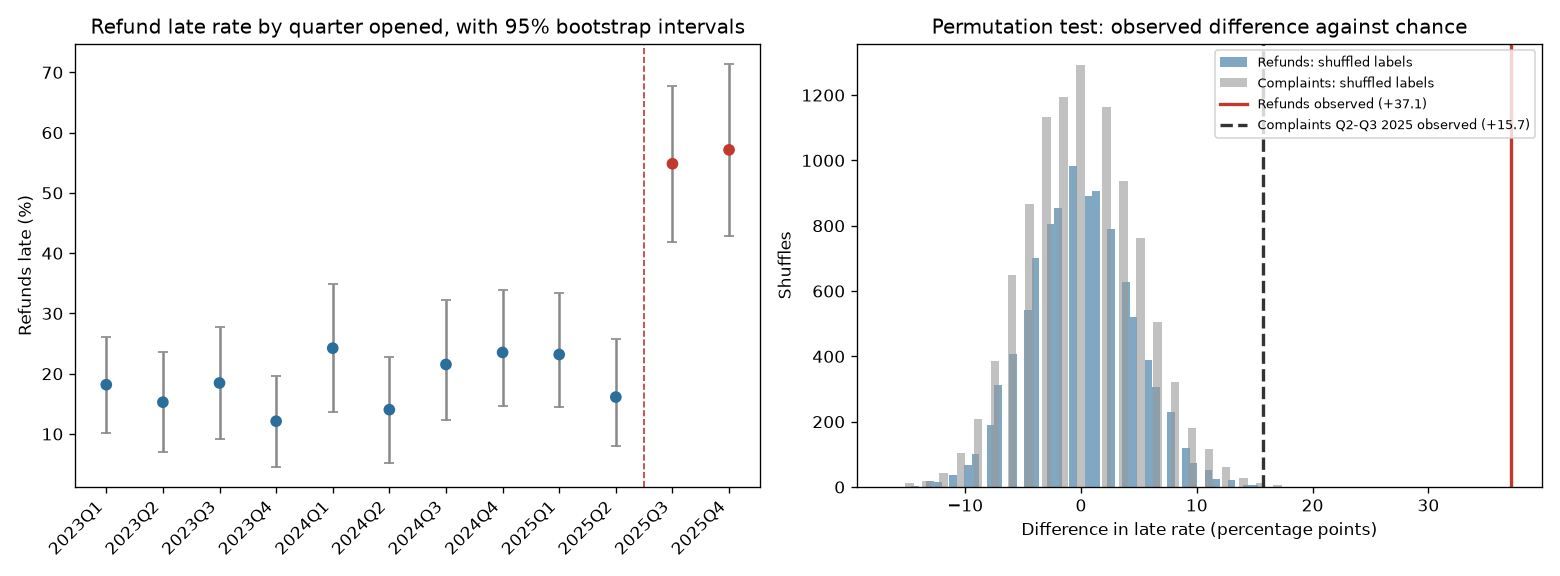

This chart was generated by the following Python code:
# Did the second sign-off slow refunds?
# Permutation tests and bootstrap intervals on synthetic service-desk data.
from datetime import date

import matplotlib
matplotlib.use("Agg")
import matplotlib.pyplot as plt
import numpy as np
import pandas as pd

from sa_calendar import working_days_between

CHANGE = pd.Timestamp("2025-07-01")
N_RESAMPLES = 10_000
rng = np.random.default_rng(42)

# Load the requests and measure each closed one in working days
data = pd.read_csv("requests.csv", parse_dates=["opened_on", "closed_on"])
data = data.dropna(subset=["closed_on"]).copy()
data["working_days"] = [
    working_days_between(o.date(), c.date()) for o, c in zip(data["opened_on"], data["closed_on"])
]
data["late"] = data["working_days"] > data["target_working_days"]
data["quarter"] = data["opened_on"].dt.to_period("Q").astype(str)


def permutation_test(a, b, n=N_RESAMPLES):
    """Two-sided p-value for the difference in means between a and b."""
    observed = b.mean() - a.mean()
    pooled = np.concatenate([a, b])
    diffs = np.empty(n)
    for i in range(n):
        rng.shuffle(pooled)
        diffs[i] = pooled[len(a):].mean() - pooled[:len(a)].mean()
    p = (np.sum(np.abs(diffs) >= abs(observed)) + 1) / (n + 1)
    return observed, p, diffs


def bootstrap_ci(values, n=N_RESAMPLES):
    means = rng.choice(values, size=(n, len(values)), replace=True).mean(axis=1)
    return np.percentile(means, [2.5, 97.5])


def bootstrap_diff_ci(a, b, n=N_RESAMPLES):
    da = rng.choice(a, size=(n, len(a)), replace=True).mean(axis=1)
    db = rng.choice(b, size=(n, len(b)), replace=True).mean(axis=1)
    return np.percentile(db - da, [2.5, 97.5])


def compare(name, before, after, labels=("before", "after")):
    print(f"\n{name}")
    results = {}
    for measure, scale, unit in [("late", 100, "% late"), ("working_days", 1, " working days")]:
        a = before[measure].to_numpy(dtype=float)
        b = after[measure].to_numpy(dtype=float)
        diff, p, diffs = permutation_test(a, b)
        lo_a, hi_a = bootstrap_ci(a) * scale
        lo_b, hi_b = bootstrap_ci(b) * scale
        lo_d, hi_d = bootstrap_diff_ci(a, b) * scale
        print(f"  {measure}: {labels[0]} {a.mean() * scale:.1f}{unit} (95% CI {lo_a:.1f} to {hi_a:.1f}, n={len(a)}), "
              f"{labels[1]} {b.mean() * scale:.1f}{unit} (95% CI {lo_b:.1f} to {hi_b:.1f}, n={len(b)})")
        print(f"    difference {diff * scale:+.1f} (95% CI {lo_d:+.1f} to {hi_d:+.1f}), permutation p = {p:.4f}")
        results[measure] = (diff, p, diffs)
    return results


# 1. Refunds before and after the second sign-off
refunds = data[data["category"] == "Refund"]
refund_results = compare("Refunds, opened before vs from 1 July 2025",
                         refunds[refunds["opened_on"] < CHANGE], refunds[refunds["opened_on"] >= CHANGE])

# 2. Placebo: the other categories across the same date
print("\nOther categories across 1 July 2025 (late rate only)")
for category in ["Account change", "Billing query", "Document request", "Complaint"]:
    rows = data[data["category"] == category]
    a = rows.loc[rows["opened_on"] < CHANGE, "late"].to_numpy(dtype=float)
    b = rows.loc[rows["opened_on"] >= CHANGE, "late"].to_numpy(dtype=float)
    diff, p, _ = permutation_test(a, b)
    print(f"  {category}: {a.mean() * 100:.1f}% -> {b.mean() * 100:.1f}% ({diff * 100:+.1f} points), p = {p:.4f}")

# 3. The complaints bump: Q2-Q3 2025 against every other quarter
complaints = data[data["category"] == "Complaint"]
bump = complaints["quarter"].isin(["2025Q2", "2025Q3"])
complaint_results = compare("Complaints, other quarters vs 2025 Q2-Q3", complaints[~bump], complaints[bump],
                             labels=("other quarters", "2025 Q2-Q3"))

# The Q2-Q3 2025 window was picked after looking at the quarterly table, so the test
# above is too generous. A fairer question: if late requests were spread at random over
# time, how often would the biggest bump in any two neighbouring quarters, in any of the
# five categories, be at least this big? Shuffle the late flags within each category,
# find the biggest bump each time, and compare.
def biggest_bump(late, quarter_codes, n_quarters):
    biggest = -np.inf
    for start in range(n_quarters - 1):
        inside = (quarter_codes == start) | (quarter_codes == start + 1)
        biggest = max(biggest, late[inside].mean() - late[~inside].mean())
    return biggest


quarters = sorted(data["quarter"].unique())
code = {q: i for i, q in enumerate(quarters)}
groups = {c: (g["late"].to_numpy(dtype=float), g["quarter"].map(code).to_numpy())
          for c, g in data[data["category"] != "Refund"].groupby("category")}
observed_bump = complaint_results["late"][0]
largest = sorted(((biggest_bump(*g, len(quarters)), c) for c, g in groups.items()), reverse=True)
print("\nBiggest two-quarter bump in each category except refunds: "
      + ", ".join(f"{c} {b * 100:+.1f}" for b, c in largest))

N_SCAN = 2000
max_complaints, max_any = np.empty(N_SCAN), np.empty(N_SCAN)
for i in range(N_SCAN):
    bumps = {}
    for c, (late, codes) in groups.items():
        bumps[c] = biggest_bump(rng.permutation(late), codes, len(quarters))
    max_complaints[i] = bumps["Complaint"]
    max_any[i] = max(bumps.values())
p_complaints = (np.sum(max_complaints >= observed_bump) + 1) / (N_SCAN + 1)
p_any = (np.sum(max_any >= observed_bump) + 1) / (N_SCAN + 1)
print(f"Scan test, complaints only (any two neighbouring quarters): p = {p_complaints:.3f}")
print(f"Scan test, any of the four non-refund categories: p = {p_any:.3f}")

# A real change should still be there in the next quarter, which played no part in
# spotting it. Compare 2025 Q4 alone with everything before 2025 Q2.
print("\nDoes it last? 2025 Q4 against all quarters before 2025 Q2")
for category in ["Refund", "Complaint"]:
    rows = data[data["category"] == category]
    a = rows.loc[rows["quarter"] < "2025Q2", "late"].to_numpy(dtype=float)
    b = rows.loc[rows["quarter"] == "2025Q4", "late"].to_numpy(dtype=float)
    diff, p, _ = permutation_test(a, b)
    print(f"  {category}: {a.mean() * 100:.1f}% -> {b.mean() * 100:.1f}% ({diff * 100:+.1f} points, n={len(b)}), p = {p:.4f}")

# Because the data is synthetic, the true complaint late rate is known. In
# scripts/make-sample.js a complaint takes 1, 2, 3, 3, 4, 5 or 7 working days, and 4%
# wait another 3 to 8 days, with nothing that changes over time.
effort = np.array([1, 2, 3, 3, 4, 5, 7])
p_late_plain = np.mean(effort > 5)
p_late_waiting = np.mean([(e + d) > 5 for e in effort for d in range(3, 9)])
true_rate = 0.96 * p_late_plain + 0.04 * p_late_waiting
print(f"\nTrue complaint late rate in the generator: {true_rate * 100:.1f}% in every quarter")

# Chart: quarterly refund late rate with bootstrap intervals, and the permutation null
quarterly = refunds.groupby("quarter")["late"]
labels = list(quarterly.groups.keys())
rates = quarterly.mean().to_numpy() * 100
cis = np.array([bootstrap_ci(g.to_numpy(dtype=float), n=2000) * 100 for _, g in quarterly])

fig, (ax1, ax2) = plt.subplots(1, 2, figsize=(13, 4.8))
colours = ["#c0392b" if q >= "2025Q3" else "#2c6e9b" for q in labels]
ax1.errorbar(range(len(labels)), rates, yerr=[rates - cis[:, 0], cis[:, 1] - rates], fmt="none",
             ecolor="#888888", capsize=3)
ax1.scatter(range(len(labels)), rates, c=colours, zorder=3)
ax1.set_xticks(range(len(labels)))
ax1.set_xticklabels(labels, rotation=45, ha="right")
ax1.set_ylabel("Refunds late (%)")
ax1.set_title("Refund late rate by quarter opened, with 95% bootstrap intervals")
ax1.axvline(labels.index("2025Q3") - 0.5, color="#c0392b", linestyle="--", linewidth=1)

diff, p, diffs = refund_results["late"]
cdiff, cp, cdiffs = complaint_results["late"]
ax2.hist(diffs * 100, bins=50, color="#2c6e9b", alpha=0.6, label="Refunds: shuffled labels")
ax2.hist(cdiffs * 100, bins=50, color="#999999", alpha=0.6, label="Complaints: shuffled labels")
ax2.axvline(diff * 100, color="#c0392b", linewidth=2, label=f"Refunds observed ({diff * 100:+.1f})")
ax2.axvline(cdiff * 100, color="#333333", linewidth=2, linestyle="--",
            label=f"Complaints Q2-Q3 2025 observed ({cdiff * 100:+.1f})")
ax2.set_xlabel("Difference in late rate (percentage points)")
ax2.set_ylabel("Shuffles")
ax2.set_title("Permutation test: observed difference against chance")
ax2.legend(fontsize=8)
fig.tight_layout()
fig.savefig("sign_off_test.png", dpi=120)
print("\nChart saved to sign_off_test.png")
